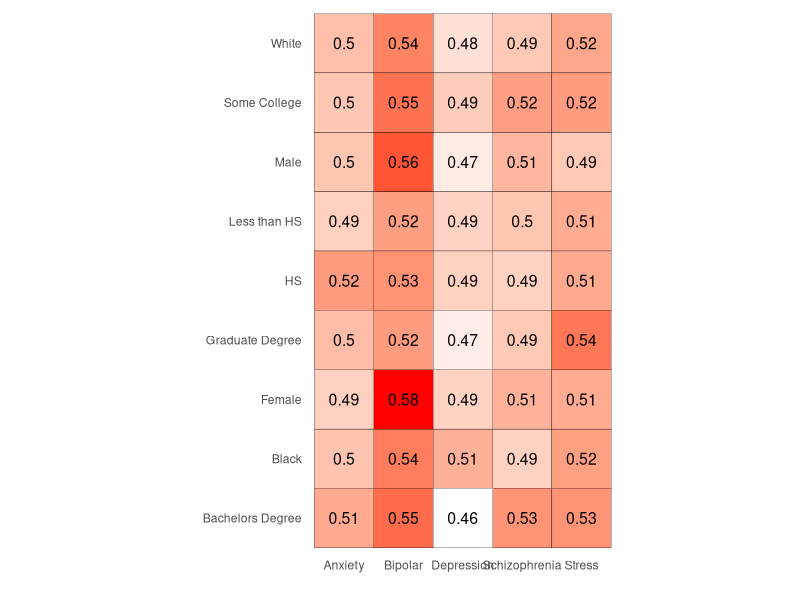

The R source for this figure:
library(ggplot2)
library(dplyr)
cols <- c("White","Black","Male","Female","Less than HS", "HS", "Some College"
          , "Bachelors Degree", "Graduate Degree", "Schizophrenia", "Bipolar", "Depression"
          , "Anxiety", "Stress")

df <- as.data.frame(matrix(sample(0:1, 1000 * length(cols), replace = TRUE), nrow = 1000, ncol = length(cols)))
df$id <- seq(1,1000,by=1)
colnames(df) <- cols

# User would put in something like 
bycols <- c("White", "Black", "Male", "Female", "Less than HS", "HS", "Some College", "Bachelors Degree", "Graduate Degree")
forcols <- c("Schizophrenia", "Bipolar", "Depression", "Anxiety", "Stress")

plot_inolv <- function(df,cx,cy,style="red") {
  
  # Summary: A function for quick heat maps in R.
  # 
  # Inputs:
  #      df <- A dataframe where each row is a unique record and each column is
  #              a binary variable.
  #      cx <- A list of columns that will appear on the x-axis (columns to cut
  #               by)
  #      cy <- A list of columns that will appear on the y-axis (primary categories)
  #
  # Output:
  #      A heatmap where x=cx and y=cy. Each cell will display the fraction of 
  #        cy who have a 1 for cx.
  
  if (style == "red") {
    lcolor = "white"
    hcolor = "red"
    tcolor = "black"
  }
  result <- c()
  
  for (column in cy) {
    
    denominator <- nrow(df[df[column] == 1,])
    for (metric in cx) {
      numerator <- nrow(df[df[column] == 1 & df[metric] == 1,])
      stat <- c(column, metric, numerator/denominator)
      result <- rbind(result, stat)
    }
  }
  
  result <- as.data.frame(result)
  colnames(result) <- c("cy","cx","value")
  result$value <- as.numeric(result$value)
  
  plt <- ggplot(data=result, aes(x=cx,y=cy,fill=value)) +
    geom_tile(color="black") +
    geom_text(aes(label = round(value,2)), color=tcolor, size= 4) +
    scale_fill_gradient(low=lcolor,high=hcolor) +
    labs(x="",y="") +
    coord_fixed() +
    theme(axis.ticks = element_blank(),
          panel.background = element_blank(),
          legend.position = "none")
  
  return(plt)
}

test <- plot_inolv(df,forcols,bycols)
test
